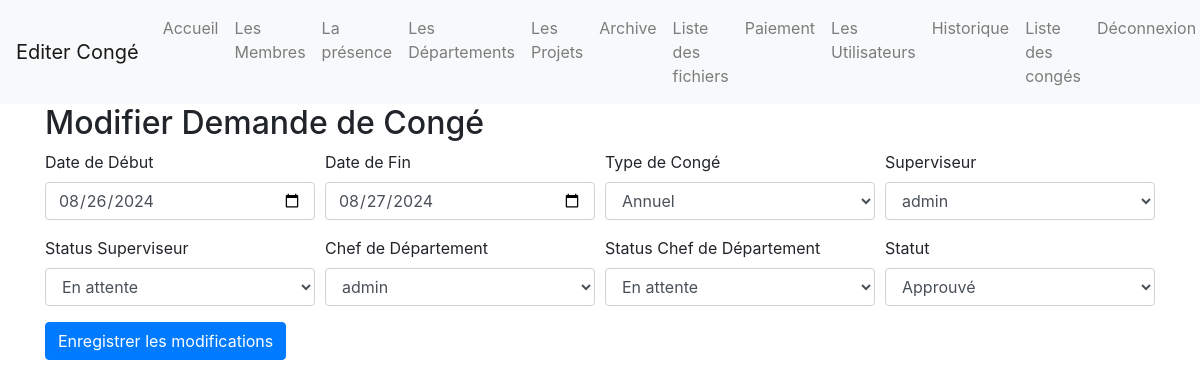
The page /pages/modifier_conge.php?id_demande=13 (signed in) on the database its author committed.
### tables this page shows
CREATE TABLE IF NOT EXISTS `demandes_conge` (
  `id_demande` int NOT NULL AUTO_INCREMENT,
  `id_membre` int NOT NULL,
  `date_debut` date NOT NULL,
  `date_fin` date NOT NULL,
  `raison` text NOT NULL,
  `date_demande` date NOT NULL,
  `superviseur` int NOT NULL,
  `chef_departement` int DEFAULT NULL,
  `type_conge` enum('annuel','maladie','maternité') NOT NULL,
  `statut` enum('en attente','approuvé','non approuvé') DEFAULT 'en attente',
  `superviseur_status` enum('approuvée','non approuvée','en attente') DEFAULT 'en attente',
  `chef_departement_status` enum('approuvée','non approuvée','en attente') DEFAULT 'en attente',
  `archivage_time` datetime DEFAULT NULL,
  PRIMARY KEY (`id_demande`),
  KEY `id_membre` (`id_membre`),
  KEY `superviseur` (`superviseur`),
  KEY `fk_chef_departement_conge` (`chef_departement`)
);

CREATE TABLE IF NOT EXISTS `users` (
  `id_user` int NOT NULL AUTO_INCREMENT,
  `username` varchar(100) NOT NULL,
  `email` varchar(100) NOT NULL,
  `password` varchar(255) NOT NULL,
  `role` enum('admin','rh','user') DEFAULT 'user',
  `created_at` timestamp NOT NULL DEFAULT CURRENT_TIMESTAMP,
  `updated_at` timestamp NULL DEFAULT NULL ON UPDATE CURRENT_TIMESTAMP,
  `status` enum('active','inactive') DEFAULT 'inactive',
  `profile_picture` varchar(255) DEFAULT NULL,
  PRIMARY KEY (`id_user`),
  UNIQUE KEY `email` (`email`),
  KEY `idx_username` (`username`)
);

### pages/modifier_conge.php (the view, shortened to what this page needs)
<?php
require "cache.php";
$user_id = $_SESSION['id_user'];
if (isset($_GET['id_demande']) && is_numeric($_GET['id_demande'])) {
    $id_demande = intval($_GET['id_demande']);
    $query = "SELECT * FROM demandes_conge WHERE id_demande = ?";
    if ($stmt = mysqli_prepare($conn, $query)) {
        mysqli_stmt_bind_param($stmt, 'i', $id_demande);
        mysqli_stmt_execute($stmt);
        $result = mysqli_stmt_get_result($stmt);
        $demande = mysqli_fetch_assoc($result);
    } else {
        $_SESSION['message'] = 'Erreur lors de la récupération de la demande de congé.';
        header('Location: gestion_conge.php');
        exit();
    }
} else {
    $_SESSION['message'] = 'Identifiant de demande invalide.';
    header('Location: gestion_conge.php');
    exit();
}
$is_superviseur = ($user_id == $demande['superviseur']);
$is_chef_departement = ($user_id == $demande['chef_departement']);
$sql_superviseurs = "SELECT id_user, username FROM users";
$result_superviseurs = $conn->query($sql_superviseurs);
$sql_departement = "SELECT id_user, username FROM users";
$result_departement = $conn->query($sql_departement);
?>
<!DOCTYPE html>
<html lang="fr">
<head>
    <link rel="stylesheet" href="https://stackpath.bootstrapcdn.com/bootstrap/4.5.2/css/bootstrap.min.css">
</head>
<body>
    <?php require "menu.php"; ?>
    <div class="container">
        <h2>Modifier Demande de Congé</h2>
        <form method="post">
            <div class="form-row">
                <div class="form-group col-md-3">
                    <label>Date de Début</label>
                    <input type="date" name="date_debut" class="form-control"
                        value="<?php echo htmlspecialchars($demande['date_debut']); ?>"
                        <?php echo (!$is_superviseur && !$is_chef_departement) ? 'readonly' : ''; ?> required>
                </div>
                <div class="form-group col-md-3">
                    <label>Date de Fin</label>
                    <input type="date" name="date_fin" class="form-control"
                        value="<?php echo htmlspecialchars($demande['date_fin']); ?>"
                        <?php echo (!$is_superviseur && !$is_chef_departement) ? 'readonly' : ''; ?> required>
                </div>
                <div class="form-group col-md-3">
                    <label>Type de Congé</label>
                    <select name="type_conge" class="form-control"
                        <?php echo (!$is_superviseur && !$is_chef_departement) ? 'disabled' : ''; ?> required>
                        <option value="annuel" <?php echo ($demande['type_conge'] == 'annuel') ? 'selected' : ''; ?>>Annuel</option>
                    </select>
                </div>
                <div class="form-group col-md-3">
                    <label>Superviseur</label>
                    <select name="superviseur" class="form-control"
                        <?php echo (!$is_superviseur) ? 'disabled' : ''; ?> required>
                        <?php while ($row = $result_superviseurs->fetch_assoc()): ?>
                            <option value="<?php echo $row['id_user']; ?>"
                                <?php echo ($row['id_user'] == $demande['superviseur']) ? 'selected' : ''; ?>>
                                <?php echo htmlspecialchars($row['username']); ?>
                            </option>
                        <?php endwhile; ?>
                    </select>
                </div>
                <div class="form-group col-md-3">
                    <label>Status Superviseur</label>
                    <select name="superviseur_status" class="form-control"
                        <?php echo (!$is_superviseur) ? 'disabled' : ''; ?> required>
                        <option value="en attente" <?php echo ($demande['superviseur_status'] == 'en attente') ? 'selected' : ''; ?>>En attente</option>
                    </select>
                </div>
                <div class="form-group col-md-3">
                    <label>Chef de Département</label>
                    <select name="chef_departement" class="form-control"
                        <?php echo (!$is_chef_departement) ? 'disabled' : ''; ?> required>
                        <?php while ($row = $result_departement->fetch_assoc()): ?>
                            <option value="<?php echo $row['id_user']; ?>"
                                <?php echo ($row['id_user'] == $demande['chef_departement']) ? 'selected' : ''; ?>>
                                <?php echo htmlspecialchars($row['username']); ?>
                            </option>
                        <?php endwhile; ?>
                    </select>
                </div>
                <div class="form-group col-md-3">
                    <label>Status Chef de Département</label>
                    <select name="chef_departement_status" class="form-control"
                        <?php echo (!$is_chef_departement) ? 'disabled' : ''; ?> required>
                        <option value="en attente" <?php echo ($demande['chef_departement_status'] == 'en attente') ? 'selected' : ''; ?>>En attente</option>
                    </select>
                </div>
                <div class="form-group col-md-3">
                    <label>Statut</label>
                    <select name="statut" class="form-control" required>
                        <option value="approuvé" <?php echo ($demande['statut'] == 'approuvé') ? 'selected' : ''; ?>>Approuvé</option>
                    </select>
                </div>
            </div>
            <button type="submit" class="btn btn-primary">Enregistrer les modifications</button>
        </form>
    </div>
</body>
</html>

### rows shown on the page
demandes_conge: date_debut "08/26/2024", date_fin "08/27/2024", type_conge "Annuel", superviseur "admin", superviseur_status "En attente", chef_departement "admin", chef_departement_status "En attente", statut "Approuvé"

### other values the page prints
$pageTitle "Editer Congé"
